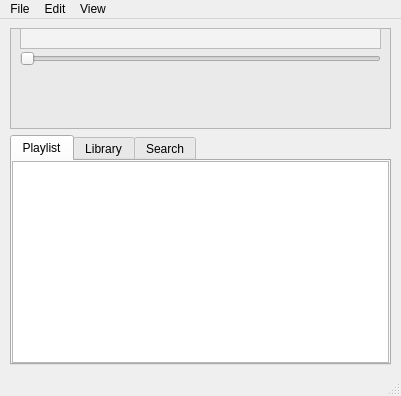
<?xml version="1.0" encoding="UTF-8"?>
<ui version="4.0">
 <class>MainWindow</class>
 <widget class="QMainWindow" name="MainWindow">
  <property name="geometry">
   <rect>
    <x>0</x>
    <y>0</y>
    <width>401</width>
    <height>396</height>
   </rect>
  </property>
  <property name="sizePolicy">
   <sizepolicy hsizetype="Minimum" vsizetype="Minimum">
    <horstretch>0</horstretch>
    <verstretch>0</verstretch>
   </sizepolicy>
  </property>
  <property name="minimumSize">
   <size>
    <width>390</width>
    <height>139</height>
   </size>
  </property>
  <property name="windowTitle">
   <string>musicroxx</string>
  </property>
  <property name="windowIcon">
   <iconset>
    <normaloff>res/icons/go-home.svg</normaloff>res/icons/go-home.svg</iconset>
  </property>
  <widget class="QWidget" name="centralwidget">
   <layout class="QGridLayout" name="gridLayout">
    <item row="2" column="0">
     <widget class="QTabWidget" name="songsTabContainer">
      <property name="sizePolicy">
       <sizepolicy hsizetype="Minimum" vsizetype="MinimumExpanding">
        <horstretch>0</horstretch>
        <verstretch>0</verstretch>
       </sizepolicy>
      </property>
      <property name="minimumSize">
       <size>
        <width>200</width>
        <height>0</height>
       </size>
      </property>
      <property name="tabShape">
       <enum>QTabWidget::Rounded</enum>
      </property>
      <property name="currentIndex">
       <number>0</number>
      </property>
      <property name="movable">
       <bool>true</bool>
      </property>
      <widget class="QWidget" name="tabPlaylist">
       <attribute name="title">
        <string>Playlist</string>
       </attribute>
       <layout class="QGridLayout" name="gridLayout_2">
        <property name="margin">
         <number>0</number>
        </property>
        <item row="0" column="0">
         <widget class="QListWidget" name="playlist">
          <property name="enabled">
           <bool>true</bool>
          </property>
          <property name="sizePolicy">
           <sizepolicy hsizetype="Minimum" vsizetype="Minimum">
            <horstretch>0</horstretch>
            <verstretch>0</verstretch>
           </sizepolicy>
          </property>
          <property name="minimumSize">
           <size>
            <width>370</width>
            <height>151</height>
           </size>
          </property>
          <property name="acceptDrops">
           <bool>false</bool>
          </property>
          <property name="frameShadow">
           <enum>QFrame::Raised</enum>
          </property>
          <property name="alternatingRowColors">
           <bool>true</bool>
          </property>
          <property name="sortingEnabled">
           <bool>false</bool>
          </property>
         </widget>
        </item>
       </layout>
      </widget>
      <widget class="QWidget" name="tabLibrary">
       <attribute name="title">
        <string>Library</string>
       </attribute>
       <layout class="QGridLayout" name="gridLayout_3">
        <property name="margin">
         <number>0</number>
        </property>
        <item row="0" column="0">
         <widget class="QTreeWidget" name="library">
          <property name="enabled">
           <bool>true</bool>
          </property>
          <property name="sizePolicy">
           <sizepolicy hsizetype="Minimum" vsizetype="Minimum">
            <horstretch>0</horstretch>
            <verstretch>0</verstretch>
           </sizepolicy>
          </property>
          <property name="minimumSize">
           <size>
            <width>370</width>
            <height>151</height>
           </size>
          </property>
          <property name="acceptDrops">
           <bool>true</bool>
          </property>
          <property name="frameShadow">
           <enum>QFrame::Raised</enum>
          </property>
          <property name="alternatingRowColors">
           <bool>true</bool>
          </property>
          <property name="sortingEnabled">
           <bool>true</bool>
          </property>
          <property name="headerHidden">
           <bool>true</bool>
          </property>
          <column>
           <property name="text">
            <string>Filename</string>
           </property>
          </column>
         </widget>
        </item>
       </layout>
      </widget>
      <widget class="QWidget" name="tabSearch">
       <attribute name="title">
        <string>Search</string>
       </attribute>
       <layout class="QGridLayout" name="gridLayout_6">
        <property name="margin">
         <number>0</number>
        </property>
        <item row="1" column="0">
         <widget class="QListWidget" name="search">
          <property name="frameShadow">
           <enum>QFrame::Raised</enum>
          </property>
          <property name="alternatingRowColors">
           <bool>true</bool>
          </property>
         </widget>
        </item>
        <item row="0" column="0">
         <widget class="QLineEdit" name="searchEdit">
          <property name="placeholderText">
           <string>Search</string>
          </property>
         </widget>
        </item>
       </layout>
      </widget>
     </widget>
    </item>
    <item row="1" column="0">
     <widget class="QFrame" name="frame">
      <property name="sizePolicy">
       <sizepolicy hsizetype="Fixed" vsizetype="Fixed">
        <horstretch>0</horstretch>
        <verstretch>0</verstretch>
       </sizepolicy>
      </property>
      <property name="minimumSize">
       <size>
        <width>381</width>
        <height>101</height>
       </size>
      </property>
      <property name="styleSheet">
       <string notr="true">background-color: rgb(234, 234, 234)</string>
      </property>
      <property name="frameShape">
       <enum>QFrame::StyledPanel</enum>
      </property>
      <property name="frameShadow">
       <enum>QFrame::Raised</enum>
      </property>
      <widget class="QPushButton" name="play">
       <property name="geometry">
        <rect>
         <x>50</x>
         <y>40</y>
         <width>41</width>
         <height>41</height>
        </rect>
       </property>
       <property name="styleSheet">
        <string notr="true">border-color: rgb(38, 38, 38);</string>
       </property>
       <property name="text">
        <string/>
       </property>
       <property name="icon">
        <iconset>
         <normaloff>res/icons/gtk-media-play-ltr.svg</normaloff>res/icons/gtk-media-play-ltr.svg</iconset>
       </property>
       <property name="iconSize">
        <size>
         <width>24</width>
         <height>24</height>
        </size>
       </property>
       <property name="flat">
        <bool>true</bool>
       </property>
      </widget>
      <widget class="QPushButton" name="previous">
       <property name="geometry">
        <rect>
         <x>10</x>
         <y>40</y>
         <width>41</width>
         <height>41</height>
        </rect>
       </property>
       <property name="styleSheet">
        <string notr="true">border-color: rgb(38, 38, 38);</string>
       </property>
       <property name="text">
        <string/>
       </property>
       <property name="icon">
        <iconset>
         <normaloff>res/icons/player_start.svg</normaloff>res/icons/player_start.svg</iconset>
       </property>
       <property name="iconSize">
        <size>
         <width>24</width>
         <height>24</height>
        </size>
       </property>
       <property name="flat">
        <bool>true</bool>
       </property>
      </widget>
      <widget class="QPushButton" name="pause">
       <property name="geometry">
        <rect>
         <x>90</x>
         <y>40</y>
         <width>41</width>
         <height>41</height>
        </rect>
       </property>
       <property name="styleSheet">
        <string notr="true">border-color: rgb(38, 38, 38);</string>
       </property>
       <property name="text">
        <string/>
       </property>
       <property name="icon">
        <iconset>
         <normaloff>res/icons/gtk-media-pause.svg</normaloff>res/icons/gtk-media-pause.svg</iconset>
       </property>
       <property name="iconSize">
        <size>
         <width>24</width>
         <height>24</height>
        </size>
       </property>
       <property name="flat">
        <bool>true</bool>
       </property>
      </widget>
      <widget class="QLabel" name="songprg_num">
       <property name="geometry">
        <rect>
         <x>250</x>
         <y>50</y>
         <width>91</width>
         <height>20</height>
        </rect>
       </property>
       <property name="text">
        <string/>
       </property>
      </widget>
      <widget class="QSlider" name="songprg">
       <property name="geometry">
        <rect>
         <x>10</x>
         <y>20</y>
         <width>361</width>
         <height>21</height>
        </rect>
       </property>
       <property name="tracking">
        <bool>true</bool>
       </property>
       <property name="orientation">
        <enum>Qt::Horizontal</enum>
       </property>
      </widget>
      <widget class="QPushButton" name="next">
       <property name="geometry">
        <rect>
         <x>170</x>
         <y>40</y>
         <width>41</width>
         <height>41</height>
        </rect>
       </property>
       <property name="styleSheet">
        <string notr="true">border-color: rgb(38, 38, 38);</string>
       </property>
       <property name="text">
        <string/>
       </property>
       <property name="icon">
        <iconset>
         <normaloff>res/icons/player_end.svg</normaloff>res/icons/player_end.svg</iconset>
       </property>
       <property name="iconSize">
        <size>
         <width>24</width>
         <height>24</height>
        </size>
       </property>
       <property name="flat">
        <bool>true</bool>
       </property>
      </widget>
      <widget class="QPushButton" name="stop">
       <property name="geometry">
        <rect>
         <x>130</x>
         <y>40</y>
         <width>41</width>
         <height>41</height>
        </rect>
       </property>
       <property name="styleSheet">
        <string notr="true">border-color: rgb(38, 38, 38);</string>
       </property>
       <property name="text">
        <string/>
       </property>
       <property name="icon">
        <iconset>
         <normaloff>res/icons/gtk-media-stop.svg</normaloff>res/icons/gtk-media-stop.svg</iconset>
       </property>
       <property name="iconSize">
        <size>
         <width>24</width>
         <height>24</height>
        </size>
       </property>
       <property name="flat">
        <bool>true</bool>
       </property>
      </widget>
      <widget class="QLabel" name="songlb">
       <property name="geometry">
        <rect>
         <x>10</x>
         <y>0</y>
         <width>361</width>
         <height>21</height>
        </rect>
       </property>
       <property name="styleSheet">
        <string notr="true">background-color: rgb(243, 243, 243);</string>
       </property>
       <property name="frameShape">
        <enum>QFrame::StyledPanel</enum>
       </property>
       <property name="frameShadow">
        <enum>QFrame::Sunken</enum>
       </property>
       <property name="text">
        <string/>
       </property>
      </widget>
     </widget>
    </item>
   </layout>
  </widget>
  <widget class="QMenuBar" name="menubar">
   <property name="geometry">
    <rect>
     <x>0</x>
     <y>0</y>
     <width>401</width>
     <height>19</height>
    </rect>
   </property>
   <widget class="QMenu" name="menuFile">
    <property name="title">
     <string>File</string>
    </property>
    <addaction name="actionUpdateDB"/>
    <addaction name="separator"/>
    <addaction name="actionQuit"/>
   </widget>
   <widget class="QMenu" name="menuView">
    <property name="title">
     <string>View</string>
    </property>
    <addaction name="actionViewPlaylist"/>
    <addaction name="actionViewLibrary"/>
    <addaction name="actionViewSearch"/>
    <addaction name="separator"/>
    <addaction name="actionViewCurrentSong"/>
   </widget>
   <widget class="QMenu" name="menuEdit">
    <property name="title">
     <string>Edit</string>
    </property>
    <addaction name="actionPlay"/>
    <addaction name="actionPause"/>
    <addaction name="actionStop"/>
    <addaction name="actionNext"/>
    <addaction name="actionPrevious"/>
    <addaction name="separator"/>
    <addaction name="actionRepeatAll"/>
    <addaction name="actionRandom"/>
    <addaction name="separator"/>
    <addaction name="actionAdd"/>
    <addaction name="actionRemove"/>
    <addaction name="actionClear"/>
   </widget>
   <addaction name="menuFile"/>
   <addaction name="menuEdit"/>
   <addaction name="menuView"/>
  </widget>
  <widget class="QStatusBar" name="statusbar"/>
  <action name="actionUpdateDB">
   <property name="text">
    <string>Update DB</string>
   </property>
   <property name="shortcut">
    <string>U</string>
   </property>
  </action>
  <action name="actionQuit">
   <property name="text">
    <string>Quit</string>
   </property>
   <property name="shortcut">
    <string>Ctrl+Q</string>
   </property>
  </action>
  <action name="actionViewPlaylist">
   <property name="text">
    <string>Playlist</string>
   </property>
   <property name="shortcut">
    <string>Ctrl+P</string>
   </property>
  </action>
  <action name="actionViewLibrary">
   <property name="text">
    <string>Library</string>
   </property>
   <property name="shortcut">
    <string>Ctrl+L</string>
   </property>
  </action>
  <action name="actionViewCurrentSong">
   <property name="text">
    <string>Current Song</string>
   </property>
   <property name="shortcut">
    <string>Ctrl+Shift+U</string>
   </property>
  </action>
  <action name="actionRepeatAll">
   <property name="checkable">
    <bool>true</bool>
   </property>
   <property name="text">
    <string>Repeat</string>
   </property>
   <property name="shortcut">
    <string>R</string>
   </property>
  </action>
  <action name="actionRandom">
   <property name="checkable">
    <bool>true</bool>
   </property>
   <property name="text">
    <string>Random</string>
   </property>
   <property name="shortcut">
    <string>Z</string>
   </property>
  </action>
  <action name="actionPlay">
   <property name="text">
    <string>Play</string>
   </property>
   <property name="shortcut">
    <string>P</string>
   </property>
  </action>
  <action name="actionPause">
   <property name="text">
    <string>Pause</string>
   </property>
   <property name="shortcut">
    <string>Shift+P</string>
   </property>
  </action>
  <action name="actionStop">
   <property name="text">
    <string>Stop</string>
   </property>
   <property name="shortcut">
    <string>S</string>
   </property>
  </action>
  <action name="actionNext">
   <property name="text">
    <string>Next</string>
   </property>
   <property name="shortcut">
    <string>&gt;</string>
   </property>
  </action>
  <action name="actionPrevious">
   <property name="text">
    <string>Previous</string>
   </property>
   <property name="shortcut">
    <string>&lt;</string>
   </property>
  </action>
  <action name="actionAdd">
   <property name="text">
    <string>Add</string>
   </property>
   <property name="shortcut">
    <string>Space</string>
   </property>
  </action>
  <action name="actionRemove">
   <property name="text">
    <string>Remove</string>
   </property>
   <property name="shortcut">
    <string>Backspace</string>
   </property>
  </action>
  <action name="actionViewSearch">
   <property name="text">
    <string>Search</string>
   </property>
   <property name="shortcut">
    <string>Ctrl+S</string>
   </property>
  </action>
  <action name="actionClear">
   <property name="text">
    <string>Clear</string>
   </property>
   <property name="shortcut">
    <string>C</string>
   </property>
  </action>
 </widget>
 <tabstops>
  <tabstop>songprg</tabstop>
  <tabstop>previous</tabstop>
  <tabstop>play</tabstop>
  <tabstop>pause</tabstop>
  <tabstop>stop</tabstop>
  <tabstop>next</tabstop>
 </tabstops>
 <resources/>
 <connections>
  <connection>
   <sender>actionQuit</sender>
   <signal>triggered()</signal>
   <receiver>MainWindow</receiver>
   <slot>close()</slot>
   <hints>
    <hint type="sourcelabel">
     <x>-1</x>
     <y>-1</y>
    </hint>
    <hint type="destinationlabel">
     <x>201</x>
     <y>112</y>
    </hint>
   </hints>
  </connection>
 </connections>
</ui>
